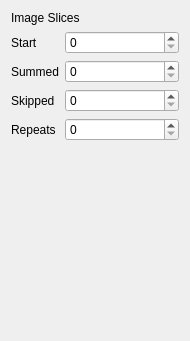
<?xml version="1.0" encoding="UTF-8"?>
<ui version="4.0">
 <class>QxrdImageSliceGraphControls</class>
 <widget class="QWidget" name="QxrdImageSliceGraphControls">
  <property name="geometry">
   <rect>
    <x>0</x>
    <y>0</y>
    <width>189</width>
    <height>341</height>
   </rect>
  </property>
  <property name="windowTitle">
   <string>Form</string>
  </property>
  <layout class="QFormLayout" name="formLayout">
   <item row="0" column="0" colspan="2">
    <widget class="QLabel" name="label">
     <property name="text">
      <string>Image Slices</string>
     </property>
    </widget>
   </item>
   <item row="1" column="0">
    <widget class="QLabel" name="label_2">
     <property name="text">
      <string>Start</string>
     </property>
    </widget>
   </item>
   <item row="1" column="1">
    <widget class="QSpinBox" name="m_SliceStart"/>
   </item>
   <item row="2" column="0">
    <widget class="QLabel" name="label_3">
     <property name="text">
      <string>Summed</string>
     </property>
    </widget>
   </item>
   <item row="2" column="1">
    <widget class="QSpinBox" name="m_SliceSummed"/>
   </item>
   <item row="3" column="0">
    <widget class="QLabel" name="label_4">
     <property name="text">
      <string>Skipped</string>
     </property>
    </widget>
   </item>
   <item row="3" column="1">
    <widget class="QSpinBox" name="m_SliceSkipped"/>
   </item>
   <item row="4" column="0">
    <widget class="QLabel" name="label_5">
     <property name="text">
      <string>Repeats</string>
     </property>
    </widget>
   </item>
   <item row="4" column="1">
    <widget class="QSpinBox" name="m_SliceRepeats"/>
   </item>
   <item row="5" column="0" colspan="2">
    <spacer name="verticalSpacer">
     <property name="orientation">
      <enum>Qt::Vertical</enum>
     </property>
     <property name="sizeHint" stdset="0">
      <size>
       <width>168</width>
       <height>175</height>
      </size>
     </property>
    </spacer>
   </item>
  </layout>
 </widget>
 <resources/>
 <connections/>
</ui>
